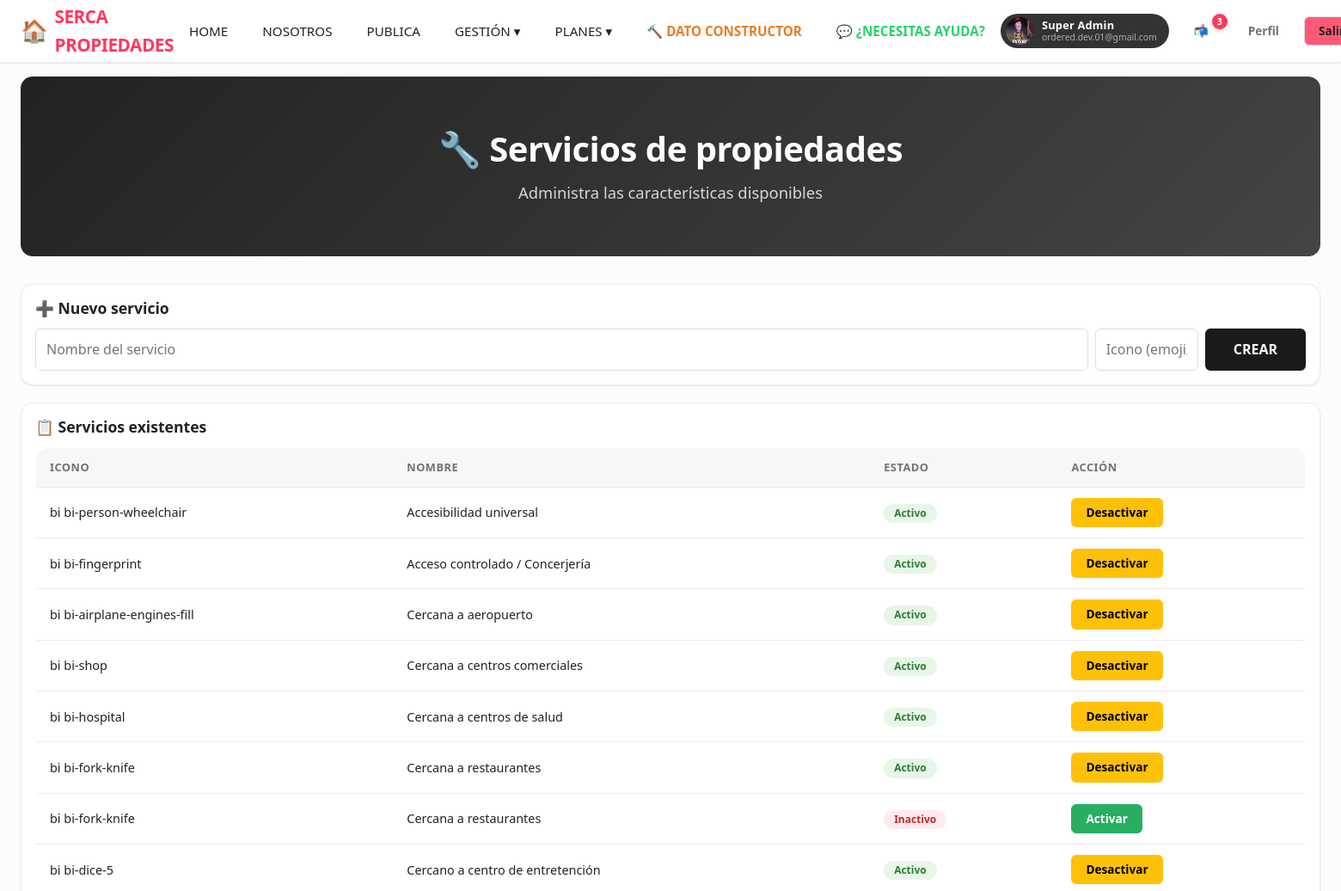
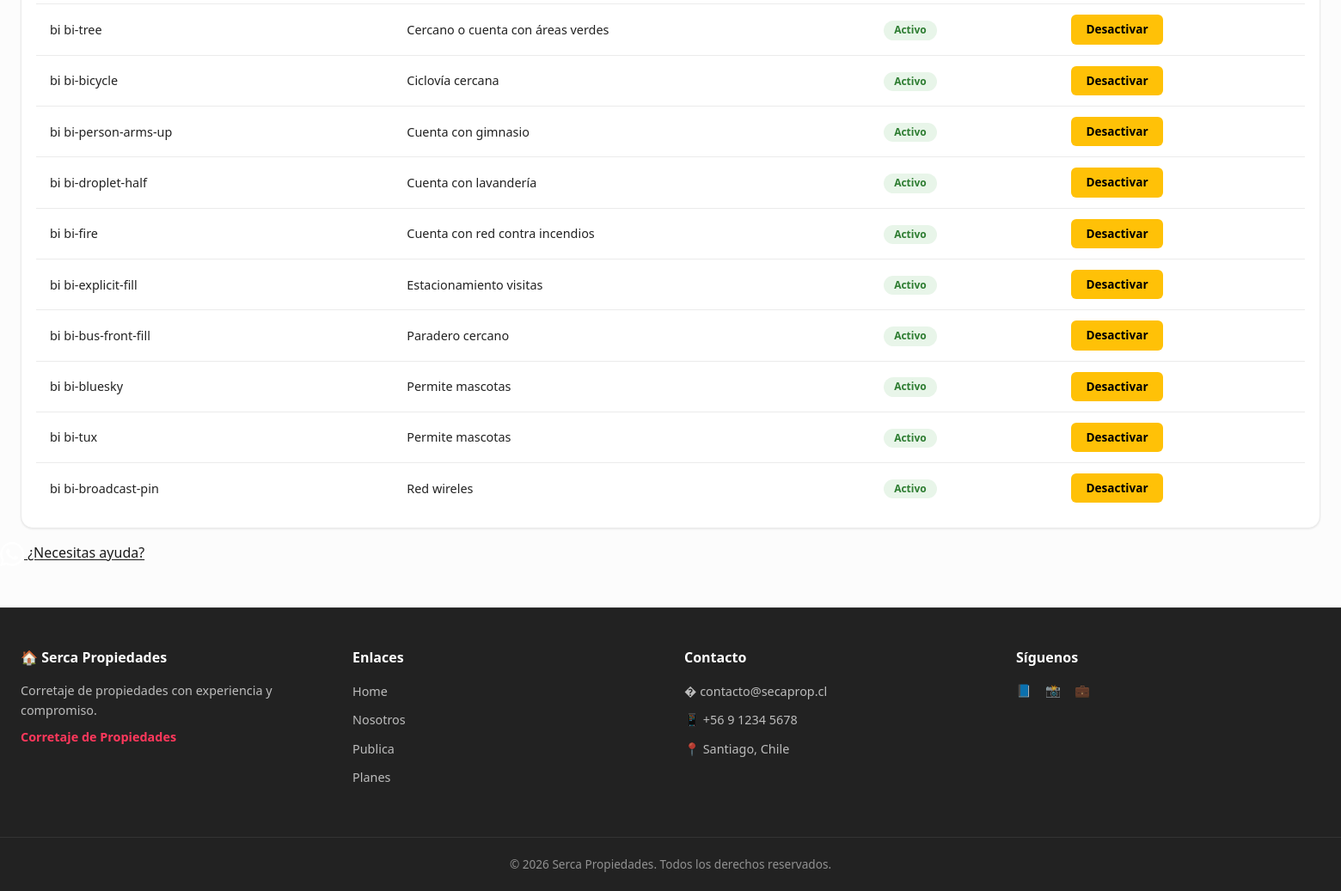
The page /gestion/servicios/ (signed in) on the database its author committed (2 pictures, top to bottom).
### a00seg/models.py (models this page shows, shortened)
class User(AbstractUser):
    ROL_CHOICES = [
        ("superadmin", "Superadmin"),
        ("gerente", "Gerente"),
        ("corredor", "Corredor"),
        ("base", "Usuario Base"),
    ]
    rol = models.CharField(max_length=20, choices=ROL_CHOICES, default="base", verbose_name="Rol")
    dni = models.CharField(max_length=20, unique=True, blank=True, null=True, verbose_name="RUT/DNI")
    cel_phone = models.CharField(max_length=20, blank=True, verbose_name="Teléfono celular")
    foto = models.ImageField(
        upload_to="usuarios/",
        blank=True,
        null=True,
        verbose_name="Foto",
    )
    domicilio = models.CharField(max_length=255, blank=True, verbose_name="Domicilio")
    curriculo = models.TextField(blank=True, verbose_name="Currículo")
    comuna = models.ForeignKey(
        Comuna, on_delete=models.SET_NULL, blank=True, null=True, verbose_name="Comuna"
    )
    valido_por = models.ForeignKey(
        "self",
        on_delete=models.SET_NULL,
        blank=True,
        null=True,
        verbose_name="Validado por",
        related_name="usuarios_validados",
    ) # Permite acceder a los usuarios validados por un usuario con user.usuarios_validados.all()
    email_confirmado = models.BooleanField(default=False, verbose_name="Email confirmado") # Permite filtrar usuarios con email confirmado usando User.objects.filter(email_confirmado=True)
    class Meta:
        verbose_name = "Usuario"
        verbose_name_plural = "Usuarios"

### a03Prop/models.py (models this page shows, shortened)
class ServiciosProp(models.Model):
    nombre = models.CharField(max_length=100, verbose_name="Nombre del servicio")
    icono = models.CharField(max_length=50, blank=True, verbose_name="Icono (clase CSS/emoji)")
    is_active = models.BooleanField(default=True, verbose_name="Activo")
    class Meta:
        verbose_name = "Servicio de propiedad"
        verbose_name_plural = "Servicios de propiedades"
        ordering = ["nombre"]

### a00seg/views.py (the view, shortened to what this page needs)
# urls.py: path('gestion/servicios/', views.gestion_servicios, name='gestion_servicios'),
@login_required
def gestion_servicios(request):
    if request.user.rol not in ("superadmin", "gerente"):
        messages.error(request, "No tienes acceso a esta sección.")
        return redirect("gestion")
    from a03Prop.models import ServiciosProp
    servicios = ServiciosProp.objects.all().order_by("nombre")
    return render(request, "gestion_servicios.html", {"servicios": servicios})

### a00seg/context_processors.py (called while the page is built)
def site_info(request):
    context = {
        "site_name": "Serca Propiedades",
        "site_slogan": "Corretaje de Propiedades",
        "funcionarios": Funcionario.objects.filter(is_active=True),
    }
    if request.user.is_authenticated:
        context["cdc_no_leidos"] = Communication.objects.filter(
            recipient=request.user, is_read=False, is_deleted=False
        ).count()
    else:
        context["cdc_no_leidos"] = 0
    return context

### templates/gestion_servicios.html (shortened to what this page needs)
{% extends "base.html" %}
{% block content %}
<div class="hero-modern">
    <h1>🔧 Servicios de propiedades</h1>
    <p>Administra las características disponibles</p>
</div>
<div class="card-modern" style="margin-bottom:20px;">
    <div class="card-modern-body">
        <div class="card-modern-title" style="font-size:1.1rem;margin-bottom:12px;">➕ Nuevo servicio</div>
        <form method="POST" style="display:flex;gap:8px;flex-wrap:wrap;">
            <input type="text" name="nombre" placeholder="Nombre del servicio" required style="flex:1;min-width:150px;padding:8px 12px;border:1px solid var(--ds-border);border-radius:6px;">
            <input type="text" name="icono" placeholder="Icono (emoji/clase CSS)" style="width:120px;padding:8px 12px;border:1px solid var(--ds-border);border-radius:6px;">
            <button type="submit" class="btn btn-primary btn-sm">Crear</button>
        </form>
    </div>
</div>
<div class="card-modern">
    <div class="card-modern-body">
        <div class="card-modern-title" style="font-size:1.1rem;margin-bottom:12px;">📋 Servicios existentes</div>
        <table class="table-modern">
            <thead><tr><th>Icono</th><th>Nombre</th><th>Estado</th><th>Acción</th></tr></thead>
            <tbody>
            {% for s in servicios %}
            <tr>
                <td>{{ s.icono|default:"-" }}</td>
                <td>{{ s.nombre }}</td>
                <td>{% if s.is_active %}<span class="badge-modern badge-modern-success">Activo</span>{% else %}<span class="badge-modern badge-modern-error">Inactivo</span>{% endif %}</td>
                <td>
                    <form method="POST" style="display:inline;">
                        <button type="submit" class="btn btn-sm {% if s.is_active %}btn-warning{% else %}btn-success{% endif %}">
                            {% if s.is_active %}Desactivar{% else %}Activar{% endif %}
                        </button>
                    </form>
                </td>
            </tr>
            {% empty %}
            <tr><td colspan="4" class="empty-state-modern">No hay servicios creados.</td></tr>
            {% endfor %}
            </tbody>
        </table>
    </div>
</div>
{% endblock %}

### templates/base.html (shortened to what this page needs)
{% load static %}
<!DOCTYPE html>
<html lang="es">
<head>
    <link rel="stylesheet" href="https://cdn.jsdelivr.net/npm/bootstrap-icons@1.11.3/font/bootstrap-icons.min.css">
    <link href="https://cdn.jsdelivr.net/npm/bootstrap@5.3.3/dist/css/bootstrap.min.css" rel="stylesheet">
    <link rel="stylesheet" href="{% static 'css/design-system.css' %}">
    <link rel="stylesheet" href="{% static 'css/style.css' %}">
</head>
<body>
    <nav class="navbar-modern">
        <div class="nav-container">
            <a href="{% url 'home' %}" class="nav-logo">
                <span style="font-size:1.6rem;">🏠</span>
                {{ site_name }}
            </a>
            <div class="nav-menu" id="navMenuModern">
                <a href="{% url 'home' %}" class="nav-link">Home</a>
                <a href="{% url 'nosotros' %}" class="nav-link">Nosotros</a>
                {% if user.is_authenticated %}
                    <a href="{% url 'publica' %}" class="nav-link">Publica</a>
                    <div class="nav-dropdown">
                        <a href="{% url 'gestion' %}" class="nav-link dropdown-trigger">Gestión ▾</a>
                    </div>
                {% else %}
                    <a href="{% url 'publica' %}?next=/login/" class="nav-link">Publica</a>
                {% endif %}
                <div class="nav-dropdown">
                    <a href="{% url 'planes' %}" class="nav-link dropdown-trigger">Planes ▾</a>
                </div>
                <a href="{% url 'lista_servicios' %}" class="nav-link" style="color:#e67e22;font-weight:700;">🔨 Dato Constructor</a>
                <a href="https://wa.me/56936916684?text=Hola!%20Tengo%20una%20consulta%20sobre%20SercaProp" target="_blank" class="nav-link" style="color:#25D366;font-weight:600;">💬 ¿Necesitas ayuda?</a>
            </div>
            <div class="nav-actions">
                {% if user.is_authenticated %}
                    <span id="navUserBadge">
                        {% if user.foto %}
                        <span class="navUserBadge-avatar" style="background-image:url('{{ user.foto.url }}');"></span>
                        {% endif %}
                        <span class="navUserBadge-text">
                            <span class="navUserBadge-name">{{ user.get_full_name|default:user.username }}</span>
                            <span class="navUserBadge-email">{{ user.email }}</span>
                        </span>
                    </span>
                    <a href="{% url 'centro_comunicaciones' %}" class="btn btn-ghost btn-sm" style="position:relative;">
                        📬
                        {% if cdc_no_leidos > 0 %}
                        <span style="position:absolute;top:-4px;right:-6px;background:var(--ds-primary);color:white;font-size:0.65rem;font-weight:700;width:18px;height:18px;border-radius:50%;display:flex;align-items:center;justify-content:center;box-shadow:0 2px 4px rgba(0,0,0,0.2);">
                            {{ cdc_no_leidos }}
                        </span>
                        {% endif %}
                    </a>
                    <a href="{% url 'perfil' %}" class="btn btn-ghost btn-sm">Perfil</a>
                    <a href="{% url 'logout' %}" class="btn btn-outline btn-sm">Salir</a>
                {% else %}
                    <a href="{% url 'login' %}" class="btn btn-ghost btn-sm">Ingresar</a>
                    <a href="{% url 'registro' %}" class="btn btn-primary btn-sm">Regístrate</a>
                {% endif %}
            </div>
        </div>
    </nav>
    <main style="max-width:1920px;margin:0 auto;padding:16px 24px;width:100%;">
        {% block content %}{% endblock %}
    </main>
    <a href="https://wa.me/56936916684?text=Hola!%20Tengo%20una%20consulta%20sobre%20SercaProp"
       class="whatsapp-float"
       target="_blank"
       rel="noopener noreferrer"
       aria-label="Contactar por WhatsApp">
        <span class="whatsapp-float-tooltip">¿Necesitas ayuda?</span>
    </a>
    <footer class="footer-modern">
        <div class="footer-modern-container">
            <div>
                <h3>🏠 {{ site_name }}</h3>
                <p style="font-size:0.9rem;color:rgba(255,255,255,0.7);margin-bottom:8px;">
                    Corretaje de propiedades con experiencia y compromiso.
                </p>
                <p style="font-weight:600;color:var(--ds-primary);font-size:0.9rem;">{{ site_slogan }}</p>
            </div>
            <div>
                <h4>Enlaces</h4>
                <ul>
                    <li><a href="{% url 'home' %}">Home</a></li>
                    <li><a href="{% url 'nosotros' %}">Nosotros</a></li>
                    <li><a href="{% url 'publica' %}">Publica</a></li>
                    <li><a href="{% url 'planes' %}">Planes</a></li>
                </ul>
            </div>
            <div>
                <h4>Contacto</h4>
                <ul>
                    <li><span style="color:rgba(255,255,255,0.7);font-size:0.9rem;">� contacto@secaprop.cl</span></li>
                    <li><span style="color:rgba(255,255,255,0.7);font-size:0.9rem;">📱 +56 9 1234 5678</span></li>
                    <li><span style="color:rgba(255,255,255,0.7);font-size:0.9rem;">📍 Santiago, Chile</span></li>
                </ul>
            </div>
            <div>
                <h4>Síguenos</h4>
                <div style="display:flex;gap:16px;font-size:1.5rem;">
                    <a href="#" aria-label="Facebook">📘</a>
                    <a href="#" aria-label="Instagram">📸</a>
                    <a href="#" aria-label="LinkedIn">💼</a>
                </div>
            </div>
        </div>
        <div class="footer-modern-bottom">
            &copy; {% now "Y" %} {{ site_name }}. Todos los derechos reservados.
        </div>
    </footer>
</body>
</html>

### static/css/style.css (style rules this page uses)
* { margin: 0; padding: 0; box-sizing: border-box; }
:root { --black: #1a1a1a; --white: #fcfcfc; --gray: #e8e8e8; --dark-gray: #555; --yellow: #ffd700; --red: #e74c3c; --green: #27ae60; --blue: #2980b9; --orange: #e67e22; --shadow: 6px 6px 0 rgba(0,0,0,0.15); --border: 3px solid var(--black); }
body { font-family: 'Segoe UI', 'Arial', sans-serif; background: var(--white); color: var(--black); line-height: 1.6; min-height: 100vh; display: flex; flex-direction: column; }
.nav-container { max-width: 1500px; margin: 0 auto; padding: 0 20px; display: flex; align-items: center; justify-content: space-between; height: 65px; }
.nav-logo { display: flex; align-items: center; gap: 10px; text-decoration: none; font-size: 1.5rem; font-weight: 900; color: var(--yellow); text-transform: uppercase; }
.nav-menu { display: flex; list-style: none; gap: 5px; align-items: center; }
.nav-link { color: var(--white); text-decoration: none; padding: 8px 14px; border-radius: 0; font-weight: 700; font-size: 0.9rem; transition: all 0.2s; border: 2px solid transparent; text-transform: uppercase; }
.btn-primary { padding: 12px 30px; background: var(--black); color: var(--white); border: 3px solid var(--black); font-weight: 900; font-size: 1rem; cursor: pointer; text-transform: uppercase; transition: all 0.2s; }
.btn-success { background: var(--green); border-color: var(--green); }
table { width: 100%; border-collapse: collapse; border: var(--border); }
th { background: var(--black); color: var(--white); padding: 10px; text-align: left; font-size: 0.85rem; text-transform: uppercase; }
td { padding: 10px; border-bottom: 1px solid var(--gray); }

### templates/base.html (style rules this page uses)
#navUserBadge { display: inline-flex !important; align-items: center !important; gap: 10px !important; padding: 4px 14px 4px 6px !important; background: #333 !important; border-radius: 9999px !important; height: 40px !important; white-space: nowrap !important; user-select: none !important; }
#navUserBadge .navUserBadge-avatar { width: 32px !important; height: 32px !important; border-radius: 50% !important; background-size: cover !important; background-position: center !important; display: inline-block !important; flex-shrink: 0 !important; }
#navUserBadge .navUserBadge-text { display: inline-flex !important; flex-direction: column !important; line-height: 1.2 !important; }
#navUserBadge .navUserBadge-name { font-size: 0.8rem !important; font-weight: 600 !important; color: #fff !important; letter-spacing: 0.2px !important; }
#navUserBadge .navUserBadge-email { font-size: 0.65rem !important; color: rgba(255,255,255,0.6) !important; }
.nav-dropdown { position: relative; display: inline-block; }
.dropdown-trigger { cursor: pointer; }

### rows shown on the page
User: foto (picture), get_full_name "Super Admin", email "ordered.dev.01@gmail.com"
ServiciosProp: icono "bi bi-person-wheelchair", nombre "Accesibilidad universal", is_active "Activo"
ServiciosProp: icono "bi bi-fingerprint", nombre "Acceso controlado / Concerjería", is_active "Activo"
ServiciosProp: icono "bi bi-airplane-engines-fill", nombre "Cercana a aeropuerto", is_active "Activo"
ServiciosProp: icono "bi bi-shop", nombre "Cercana a centros comerciales", is_active "Activo"
ServiciosProp: icono "bi bi-hospital", nombre "Cercana a centros de salud", is_active "Activo"
ServiciosProp: icono "bi bi-fork-knife", nombre "Cercana a restaurantes", is_active "Activo"
ServiciosProp: icono "bi bi-fork-knife", nombre "Cercana a restaurantes", is_active "Inactivo"
ServiciosProp: icono "bi bi-dice-5", nombre "Cercano a centro de entretención", is_active "Activo"
ServiciosProp: icono "bi bi-tree", nombre "Cercano o cuenta con áreas verdes", is_active "Activo"
ServiciosProp: icono "bi bi-bicycle", nombre "Ciclovía cercana", is_active "Activo"
ServiciosProp: icono "bi bi-person-arms-up", nombre "Cuenta con gimnasio", is_active "Activo"
ServiciosProp: icono "bi bi-droplet-half", nombre "Cuenta con lavandería", is_active "Activo"
ServiciosProp: icono "bi bi-fire", nombre "Cuenta con red contra incendios", is_active "Activo"
ServiciosProp: icono "bi bi-explicit-fill", nombre "Estacionamiento visitas", is_active "Activo"
ServiciosProp: icono "bi bi-bus-front-fill", nombre "Paradero cercano", is_active "Activo"
ServiciosProp: icono "bi bi-bluesky", nombre "Permite mascotas", is_active "Activo"
ServiciosProp: icono "bi bi-tux", nombre "Permite mascotas", is_active "Activo"
ServiciosProp: icono "bi bi-broadcast-pin", nombre "Red wireles", is_active "Activo"

### other values the page prints
{{ site_name }} "SERCA PROPIEDADES"
{{ cdc_no_leidos }} "3"
{{ site_name }} "Serca Propiedades"
{{ site_slogan }} "Corretaje de Propiedades"
